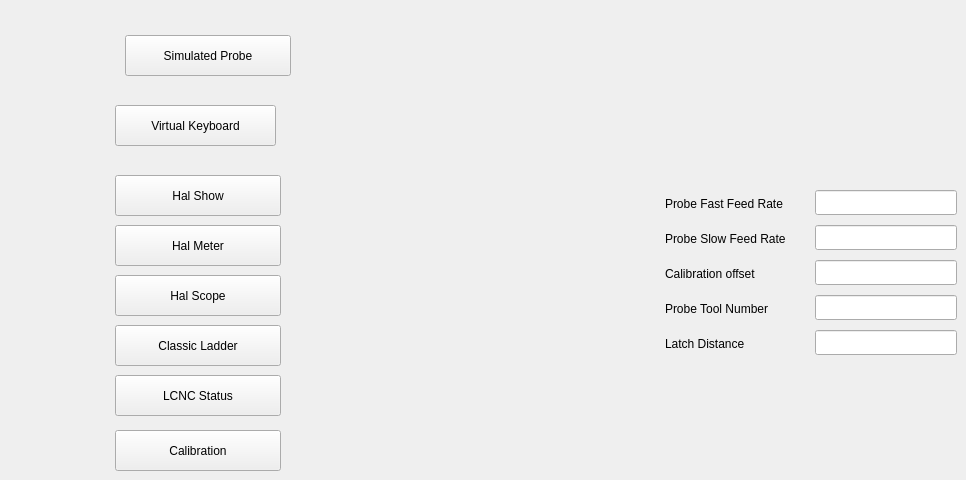
               <widget class="QWidget" name="page_settings">
                <widget class="ActionButton" name="actionbutton_20">
                 <property name="geometry">
                  <rect>
                   <x>115</x>
                   <y>105</y>
                   <width>161</width>
                   <height>41</height>
                  </rect>
                 </property>
                 <property name="text">
                  <string>Virtual Keyboard</string>
                 </property>
                 <property name="checkable">
                  <bool>true</bool>
                 </property>
                 <property name="actionName" stdset="0">
                  <string>settings.virtual-input.enable</string>
                 </property>
                </widget>
                <widget class="ActionButton" name="actionbutton_21">
                 <property name="geometry">
                  <rect>
                   <x>115</x>
                   <y>175</y>
                   <width>166</width>
                   <height>41</height>
                  </rect>
                 </property>
                 <property name="text">
                  <string>Hal Show</string>
                 </property>
                 <property name="actionName" stdset="0">
                  <string>tool.halshow</string>
                 </property>
                </widget>
                <widget class="ActionButton" name="actionbutton_22">
                 <property name="geometry">
                  <rect>
                   <x>115</x>
                   <y>225</y>
                   <width>166</width>
                   <height>41</height>
                  </rect>
                 </property>
                 <property name="text">
                  <string>Hal Meter</string>
                 </property>
                 <property name="actionName" stdset="0">
                  <string>tool.halmeter</string>
                 </property>
                </widget>
                <widget class="ActionButton" name="actionbutton_23">
                 <property name="geometry">
                  <rect>
                   <x>115</x>
                   <y>275</y>
                   <width>166</width>
                   <height>41</height>
                  </rect>
                 </property>
                 <property name="text">
                  <string>Hal Scope</string>
                 </property>
                 <property name="actionName" stdset="0">
                  <string>tool.halscope</string>
                 </property>
                </widget>
                <widget class="ActionButton" name="actionbutton_24">
                 <property name="geometry">
                  <rect>
                   <x>115</x>
                   <y>325</y>
                   <width>166</width>
                   <height>41</height>
                  </rect>
                 </property>
                 <property name="text">
                  <string>Classic Ladder</string>
                 </property>
                 <property name="actionName" stdset="0">
                  <string>tool.classicladder</string>
                 </property>
                </widget>
                <widget class="ActionButton" name="actionbutton_25">
                 <property name="geometry">
                  <rect>
                   <x>125</x>
                   <y>35</y>
                   <width>166</width>
                   <height>41</height>
                  </rect>
                 </property>
                 <property name="text">
                  <string>Simulated Probe</string>
                 </property>
                 <property name="actionName" stdset="0">
                  <string>tool.simulate_probe</string>
                 </property>
                </widget>
                <widget class="ActionButton" name="actionbutton_26">
                 <property name="geometry">
                  <rect>
                   <x>115</x>
                   <y>375</y>
                   <width>166</width>
                   <height>41</height>
                  </rect>
                 </property>
                 <property name="text">
                  <string>LCNC Status</string>
                 </property>
                 <property name="actionName" stdset="0">
                  <string>tool.status</string>
                 </property>
                </widget>
                <widget class="ActionButton" name="actionbutton_27">
                 <property name="geometry">
                  <rect>
                   <x>115</x>
                   <y>430</y>
                   <width>166</width>
                   <height>41</height>
                  </rect>
                 </property>
                 <property name="text">
                  <string>Calibration</string>
                 </property>
                 <property name="actionName" stdset="0">
                  <string>tool.calibration</string>
                 </property>
                </widget>
                <widget class="VCPSettingsLineEdit" name="setting_probe_fast_fr">
                 <property name="geometry">
                  <rect>
                   <x>815</x>
                   <y>190</y>
                   <width>142</width>
                   <height>25</height>
                  </rect>
                 </property>
                 <property name="settingName" stdset="0">
                  <string>probewizard.setting_probe_fast_fr</string>
                 </property>
                 <property name="textFormat" stdset="0">
                  <string>{:0.4f}</string>
                 </property>
                </widget>
                <widget class="VCPSettingsLineEdit" name="setting_probe_slow_fr">
                 <property name="geometry">
                  <rect>
                   <x>815</x>
                   <y>225</y>
                   <width>142</width>
                   <height>25</height>
                  </rect>
                 </property>
                 <property name="settingName" stdset="0">
                  <string>probewizard.setting_probe_slow_fr</string>
                 </property>
                </widget>
                <widget class="QLabel" name="label">
                 <property name="geometry">
                  <rect>
                   <x>665</x>
                   <y>195</y>
                   <width>146</width>
                   <height>17</height>
                  </rect>
                 </property>
                 <property name="text">
                  <string>Probe Fast Feed Rate</string>
                 </property>
                </widget>
                <widget class="QLabel" name="label_2">
                 <property name="geometry">
                  <rect>
                   <x>665</x>
                   <y>230</y>
                   <width>146</width>
                   <height>17</height>
                  </rect>
                 </property>
                 <property name="text">
                  <string>Probe Slow Feed Rate</string>
                 </property>
                </widget>
                <widget class="QLabel" name="label_3">
                 <property name="geometry">
                  <rect>
                   <x>665</x>
                   <y>265</y>
                   <width>146</width>
                   <height>17</height>
                  </rect>
                 </property>
                 <property name="text">
                  <string>Calibration offset</string>
                 </property>
                </widget>
                <widget class="VCPSettingsLineEdit" name="setting_probe_calibration_offset">
                 <property name="geometry">
                  <rect>
                   <x>815</x>
                   <y>260</y>
                   <width>142</width>
                   <height>25</height>
                  </rect>
                 </property>
                 <property name="settingName" stdset="0">
                  <string>probewizard.setting_calibration_offset</string>
                 </property>
                </widget>
                <widget class="QLabel" name="label_4">
                 <property name="geometry">
                  <rect>
                   <x>665</x>
                   <y>300</y>
                   <width>146</width>
                   <height>17</height>
                  </rect>
                 </property>
                 <property name="text">
                  <string>Probe Tool Number</string>
                 </property>
                </widget>
                <widget class="VCPSettingsLineEdit" name="setting_probe_tool_number">
                 <property name="geometry">
                  <rect>
                   <x>815</x>
                   <y>295</y>
                   <width>142</width>
                   <height>25</height>
                  </rect>
                 </property>
                 <property name="settingName" stdset="0">
                  <string>probewizard.setting_probe_tool_number</string>
                 </property>
                </widget>
                <widget class="QLabel" name="label_5">
                 <property name="geometry">
                  <rect>
                   <x>665</x>
                   <y>335</y>
                   <width>146</width>
                   <height>17</height>
                  </rect>
                 </property>
                 <property name="text">
                  <string>Latch Distance</string>
                 </property>
                </widget>
                <widget class="VCPSettingsLineEdit" name="setting_latch_distance">
                 <property name="geometry">
                  <rect>
                   <x>815</x>
                   <y>330</y>
                   <width>142</width>
                   <height>25</height>
                  </rect>
                 </property>
                 <property name="settingName" stdset="0">
                  <string>probewizard.setting_latch_distance</string>
                 </property>
                </widget>
               </widget>
